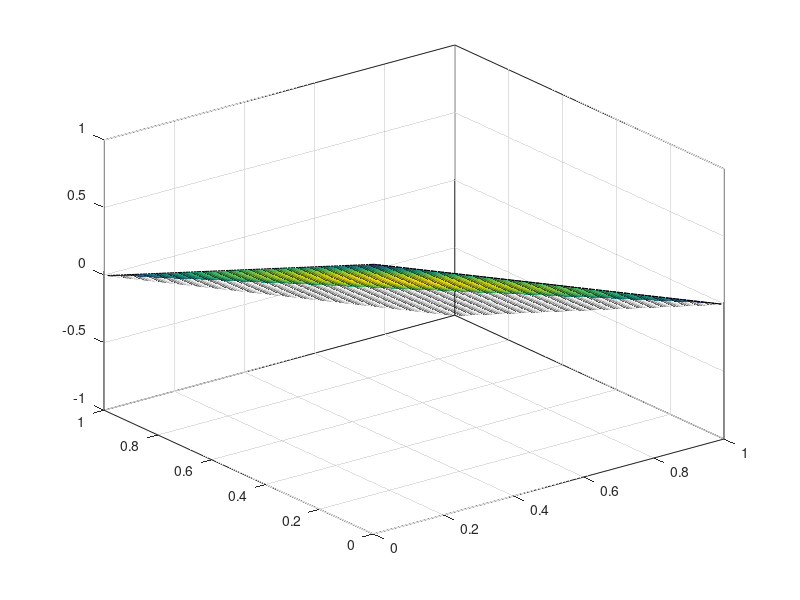

MATLAB code for this plot: (Note: this script raises an error after producing the figure.)
clc,clear,close all

[p1,p2,p3] = meshgrid(0.01:0.01:1);
entropy = -(p1.*log(p1)+p2.*log(p2)+p3.*log(p3));
[xsurf,ysurf] = meshgrid(0.01:0.01:1);
zsurf = 1-xsurf-ysurf;

hold(gca,"on")
grid(gca,"on")
box(gca,"on")
view(3)

s = slice(p1,p2,p3,entropy,xsurf,ysurf,zsurf);
s.EdgeColor = 'none';
[xPos,yPos] = find(s.CData==max(max(s.CData)));
xPos = xPos(1);
yPos = yPos(1);
scatter3(s.XData(xPos,yPos),s.YData(xPos,yPos),s.ZData(xPos,yPos), ...
    100,'filled','MarkerFaceColor','g')

% Figure settings
colorbar
colormap("jet")
legend('Maximum entropy','Maximum entropy', ...
    'Location','best','Interpreter','latex')
title('Entropy as function of $p(v_1)$, $p(v_2)$, and $p(v_3)$', ...
    'Interpreter','latex')
xlabel('$p(v_1)$','Interpreter','latex')
ylabel('$p(v_2)$','Interpreter','latex')
zlabel('$p(v_3)$','Interpreter','latex')
xlim([0,1])
ylim([0,1])
zlim([0,1])
